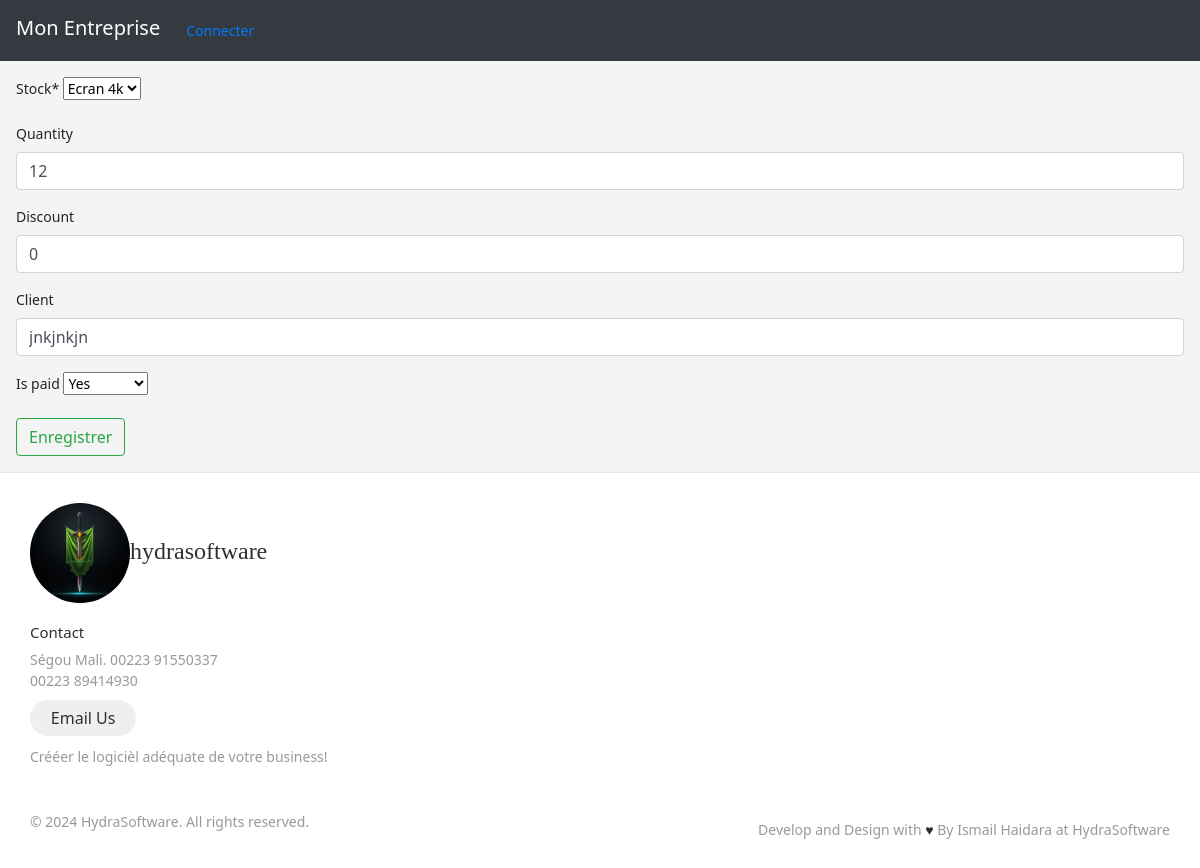
The app's page /sale/update/2/, older data.
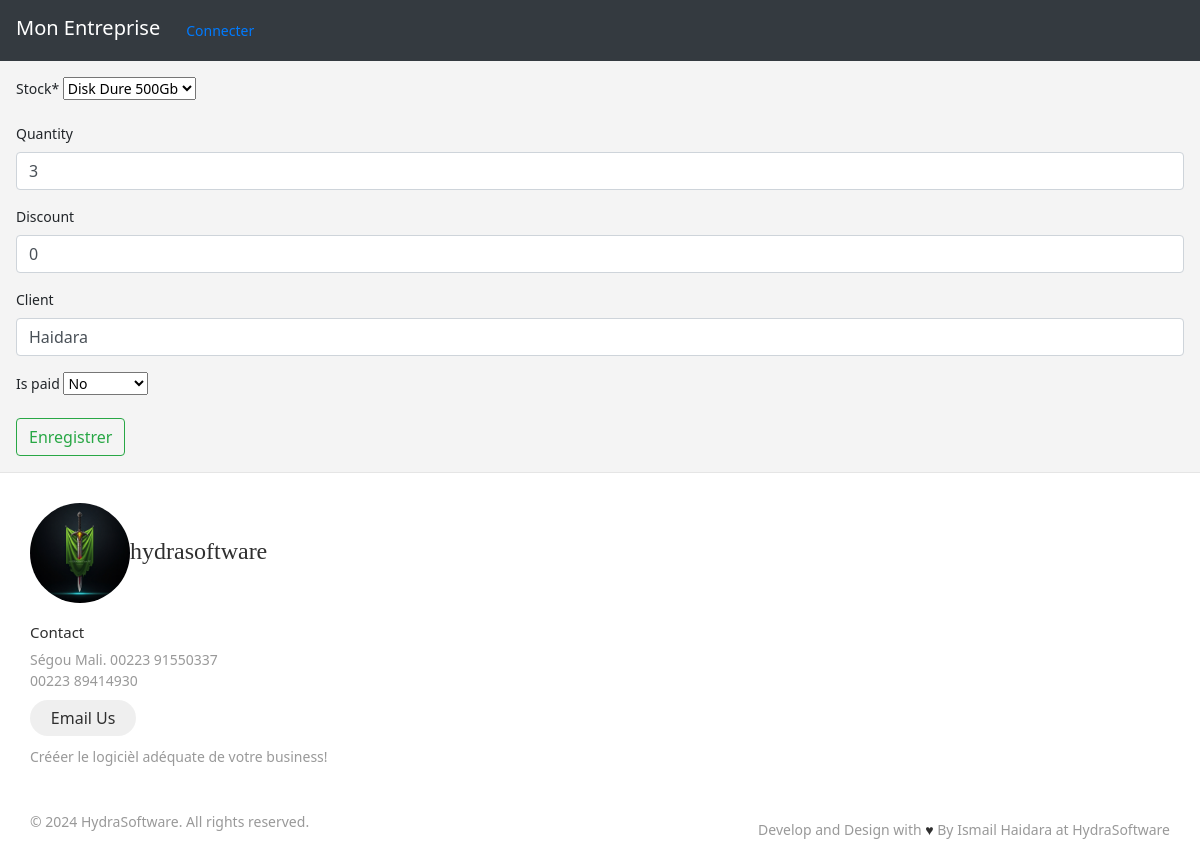
The same page, newer data.
### sale/models.py (models this page shows, shortened)
class Sale(models.Model):
    agent = models.ForeignKey(get_user_model(), on_delete=models.CASCADE )
    stock = models.ForeignKey(Stock, on_delete=models.CASCADE)
    quantity = models.PositiveIntegerField(null=True, blank=True)
    discount = models.PositiveIntegerField(default=0, null=True,blank=True)
    client = models.CharField(max_length=250, null=True, blank=True)
    sold_at = models.DateTimeField(auto_now_add=True)
    is_paid = models.BooleanField(default=True, null=True, blank=True)
    is_substracted_from_stock = models.BooleanField(default=False)
    class Meta:
        ordering = ("-sold_at",)

### sale/views.py (the view)
# urls.py: path('update/<int:pk>/', views.SaleUpdateView.as_view(), name='sale_update'),
class SaleUpdateView(generic.UpdateView):
    model = Sale
    fields = SaleForm.Meta.fields
    template_name = 'sale/update.html'
    success_url = reverse_lazy("sale_list")

### stock/models.py (called while the page is built)
    def __str__(self):
        return self.name

### templates/sale/update.html (shortened to what this page needs)
{% extends "_base.html" %}
{% load crispy_forms_tags %}
{% block content %}
<form method="post">
    {{form|crispy}}
    <input class="btn btn-outline-success"type="submit" value="Enregistrer">
</form>
{% endblock content %}

Row changes from the older to the newer data that the page shows:
changed Sale: stock "Ecran 4k" → "Disk Dure 500Gb"; quantity "12" → "3"; client "jnkjnkjn" → "Haidara"; is_paid "Yes" → "No"
